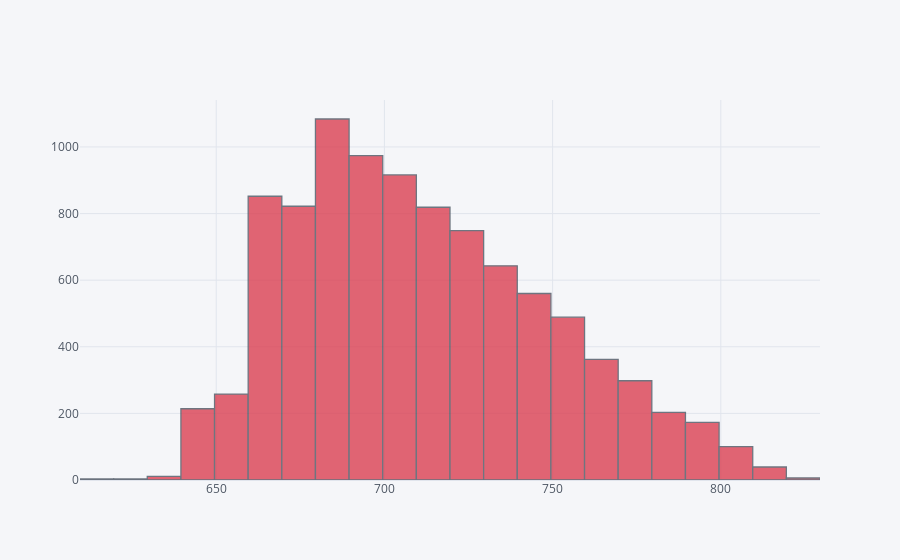

Notebook code for this chart:
### Code cell
plt.figure(figsize =(12,4))
loan['fico'].iplot(kind='hist',bins=30,color = 'red')

### Figure 1 — Plotly figure (JSON) as saved in the notebook; plotly's stock layout.template omitted (floating-point values rounded to 4 significant figures; data arrays with more than 128 entries replaced by an {"elided": "..."} marker saying what was removed)
{"data": [{"histfunc": "count", "histnorm": "", "marker": {"color": "rgba(219, 64, 82, 1.0)", "line": {"color": "#4D5663", "width": 1.3}}, "name": "fico", "nbinsx": 30, "opacity": 0.8, "orientation": "v", "type": "histogram", "x": {"elided": "9578 int values"}}], "layout": {"barmode": "overlay", "legend": {"bgcolor": "#F5F6F9", "font": {"color": "#4D5663"}}, "paper_bgcolor": "#F5F6F9", "plot_bgcolor": "#F5F6F9", "title": {"font": {"color": "#4D5663"}}, "xaxis": {"gridcolor": "#E1E5ED", "showgrid": true, "tickfont": {"color": "#4D5663"}, "title": {"font": {"color": "#4D5663"}, "text": ""}, "zerolinecolor": "#E1E5ED"}, "yaxis": {"gridcolor": "#E1E5ED", "showgrid": true, "tickfont": {"color": "#4D5663"}, "title": {"font": {"color": "#4D5663"}, "text": ""}, "zerolinecolor": "#E1E5ED"}}}
